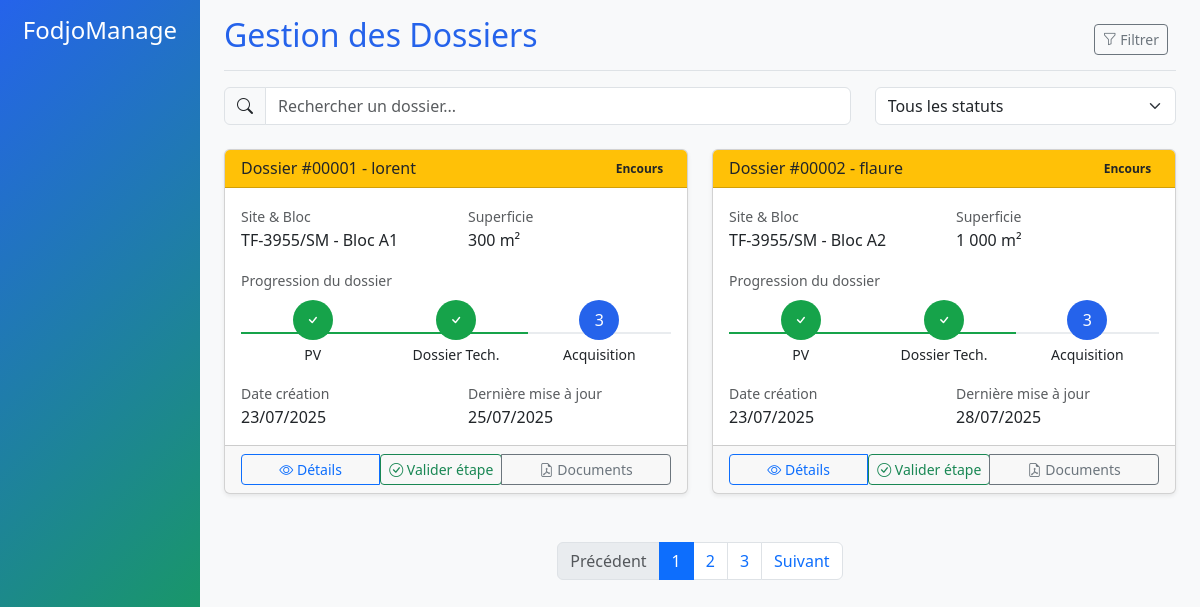
/controller/Y_dossierController.php, run on an earlier commit of the app's database.
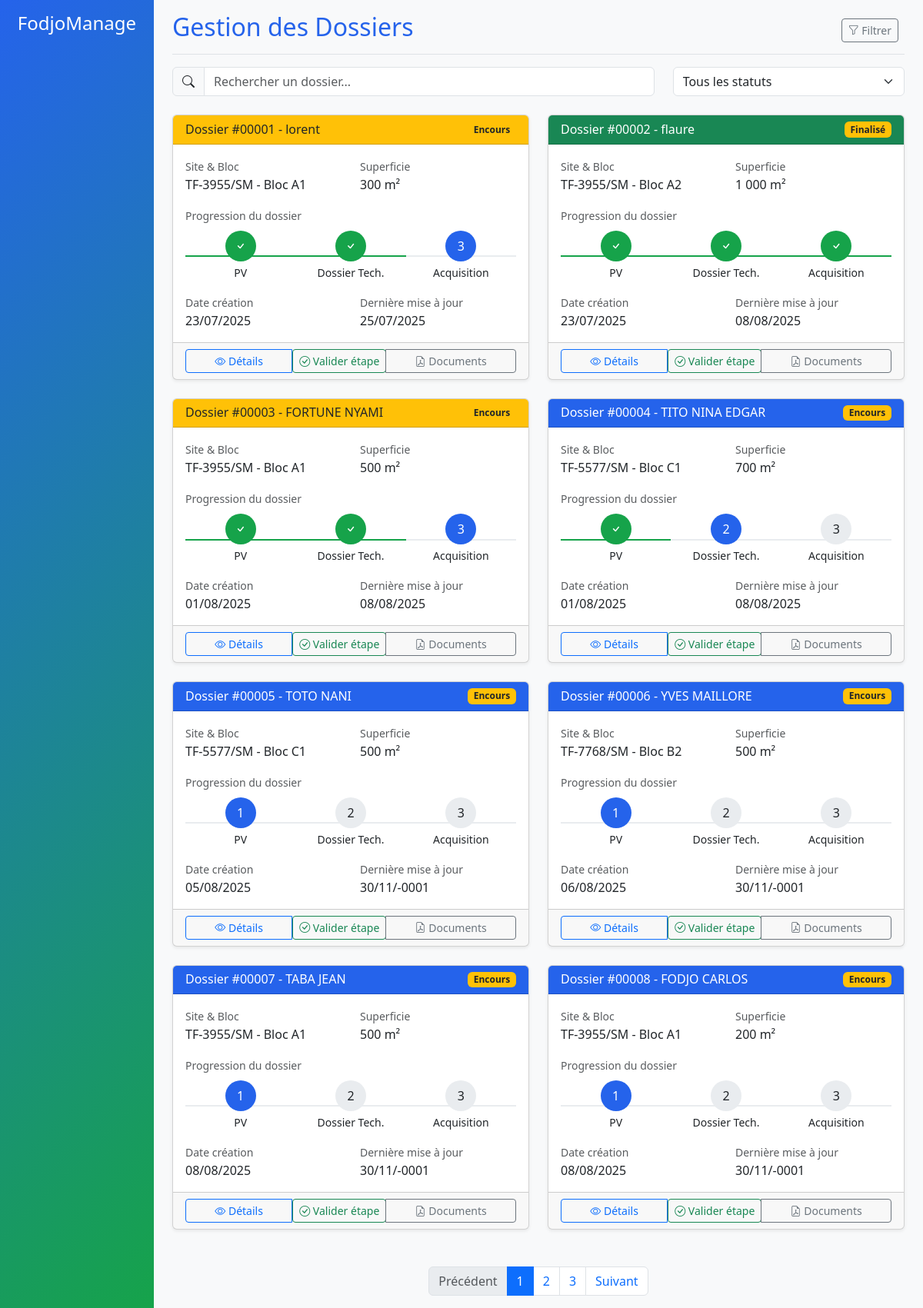
And on a later commit of the database.
### tables this page shows
CREATE TABLE `dossiers` (
  `idDossier` varchar(10) NOT NULL,
  `numeroProcesVerbal` varchar(100) NOT NULL,
  `numeroDossierTech` varchar(100) NOT NULL,
  `numeroDocAcquisition` varchar(100) NOT NULL,
  `dateProcesVerbal` date NOT NULL,
  `dateDossierTech` date NOT NULL,
  `dateDocAcquisition` date NOT NULL,
  `dateCreateDossier` date NOT NULL,
  `dateMiseAJour` date NOT NULL,
  `idEmploye` varchar(10) NOT NULL,
  `idAcheteur` varchar(10) NOT NULL
);

CREATE TABLE `acheteur` (
  `idAcheteur` varchar(10) NOT NULL,
  `idEmploye` varchar(10) NOT NULL,
  `nomAcheteur` varchar(50) NOT NULL,
  `adresseAcheteur` varchar(100) DEFAULT NULL,
  `telephoneAcheteur` varchar(10) NOT NULL,
  `numeroCNI` varchar(50) NOT NULL,
  `dateNaisAcheteur` date NOT NULL,
  `nomCommercial` varchar(50) NOT NULL,
  `notesAcheteur` text DEFAULT NULL,
  `dateCreateAcheteur` datetime NOT NULL
);

CREATE TABLE `sites` (
  `numeroTitreFoncier` varchar(100) NOT NULL,
  `localisationSite` varchar(100) NOT NULL,
  `superficieInitialeSite` int(100) NOT NULL,
  `superficieCourranteSite` int(100) NOT NULL,
  `prix_Vente` int(11) NOT NULL,
  `statut` tinyint(1) NOT NULL DEFAULT 0,
  `dateCreateSite` date NOT NULL
);

CREATE TABLE `blocs` (
  `idBloc` varchar(10) NOT NULL,
  `numeroTitreFoncier` varchar(100) NOT NULL,
  `nomBloc` varchar(50) NOT NULL,
  `superficieinitialBloc` int(100) NOT NULL,
  `superficieCourranteBloc` int(100) NOT NULL,
  `statutBloc` int(10) NOT NULL DEFAULT 0,
  `dateCreateBloc` datetime NOT NULL
);

CREATE TABLE `selection` (
  `idSelection` varchar(10) NOT NULL,
  `superficieSelection` double NOT NULL,
  `lot` varchar(50) NOT NULL,
  `montantParMetre` double NOT NULL,
  `montantTotalSelection` double NOT NULL,
  `idEmploye` varchar(10) NOT NULL,
  `idBloc` varchar(10) NOT NULL,
  `idAcheteur` varchar(10) NOT NULL,
  `dateCreateSelection` datetime NOT NULL
);

### controller/Y_dossierController.php (called while the page is built, shortened)
<?php
require_once __DIR__ . '/../models/H_functionsModels.php';
$Y_executeDossiers = F_executeRequeteSql("SELECT * FROM dossiers INNER JOIN acheteur ON dossiers.idAcheteur = acheteur.idAcheteur INNER JOIN selection ON acheteur.idAcheteur = selection.idAcheteur INNER JOIN blocs ON selection.idBloc = blocs.idBloc INNER JOIN sites ON blocs.numeroTitreFoncier = sites.numeroTitreFoncier");
    ?>
    <?php
require('views/dossier/dossierView.php');
?>

### models/H_functionsModels.php (called while the page is built, shortened)
<?php
        if(!function_exists('F_executeRequeteSql'))
        {
            function F_executeRequeteSql (string $H_requete, array $H_tableauParams=NULL)
            {
                global $H_dbConnect;
                    if ($H_tableauParams == NULL)
                    {
                        $H_requete=$H_dbConnect->query($H_requete);
                        $resultat=$H_requete->fetchall();
                    }
                    else
                    {
                        $H_requete=$H_dbConnect->prepare($H_requete);
                        $H_requete->execute($H_tableauParams);
                        $nbre=$H_requete->rowCount();
                        if ($nbre == 1)
                        {
                                $resultat=$H_requete->fetch();
                        }
                        else
                        {
                                $resultat=$H_requete->fetchall();
                        }
                    }
                return $resultat;
            }
        }
?>

### views/dossier/dossierView.php (the view, shortened to what the rows shown need)
<?php
require('views/template/header.php');
require('views/template/navbar.php');
?>
            <main class="col-md-9 ms-sm-auto col-lg-10 px-md-4">
                <div class="d-flex justify-content-between flex-wrap flex-md-nowrap align-items-center pt-3 pb-2 mb-3 border-bottom">
                    <h1 class="h2 text-primary-blue">Gestion des Dossiers</h1>
                </div>
                <div class="row">
                    <?php
                        foreach ($Y_executeDossiers as $dossier) {
                            $dateCreation = date('d/m/Y', strtotime($dossier->dateCreateDossier));
                            $dateMiseAJour = date('d/m/Y', strtotime($dossier->dateMiseAJour));
                            $idDossier = substr($dossier->idDossier, -5);
                    ?>
                    <div class="col-lg-6 mb-4">
                        <div class="card shadow-sm">
                            <?php
                                if(!empty($dossier->numeroDocAcquisition)) {
                                    $statusClass = 'bg-success text-white';
                                    $etat = 'Finalisé';
                                }elseif(!empty($dossier->numeroDossierTech)) {
                                    $statusClass = 'bg-warning text-dark';
                                    $etat = 'Encours';
                                } else {
                                    $statusClass = 'bg-primary-blue text-white';
                                    $etat = 'Encours';
                                }
                            ?>
                            <div class="card-header <?= $statusClass ?> d-flex justify-content-between align-items-center">
                                <h6 class="mb-0">Dossier #<?= $idDossier ?> - <?= $dossier->nomAcheteur ?></h6>
                                <span class="badge bg-warning text-dark"><?= $etat ?></span>
                            </div>
                            <div class="card-body">
                                <div class="row mb-3">
                                    <div class="col-6">
                                        <small class="text-muted">Site & Bloc</small>
                                        <div><?= $dossier->numeroTitreFoncier ?> - <?= $dossier->nomBloc ?> </div>
                                    </div>
                                    <div class="col-6">
                                        <small class="text-muted">Superficie</small>
                                        <div><?= number_format($dossier->superficieSelection, 0, '', ' ') ?> m²</div>
                                    </div>
                                </div>
                                <div class="mb-3">
                                    <?php
                                        if (empty($dossier->numeroProcesVerbal)) {
                                            $procesVerbale = "<div class='progress-step current'>
                                                                <div class='progress-step-circle'>1</div>
                                                                <small class='d-block text-center mt-1'>PV</small>
                                                            </div>";
                                            $dossierTechnique = "<div class='progress-step'>
                                                                    <div class='progress-step-circle'>2</div>
                                                                    <small class='d-block text-center mt-1'>Dossier Tech.</small>
                                                                </div>";
                                            $contrat = "<div class='progress-step'>
                                                            <div class='progress-step-circle'>3</div>
                                                            <small class='d-block text-center mt-1'>Acquisition</small>
                                                        </div>";
                                        } elseif (empty($dossier->numeroDossierTech)) {
                                            $procesVerbale = "<div class='progress-step completed'>
                                                                <div class='progress-step-circle completed'><i class='bi bi-check'></i></div>
                                                                <small class='d-block text-center mt-1'>PV</small>
                                                            </div>";
                                            $dossierTechnique = "<div class='progress-step current'>
                                                                    <div class='progress-step-circle'>2</div>
                                                                    <small class='d-block text-center mt-1'>Dossier Tech.</small>
                                                                </div>";
                                            $contrat = "<div class='progress-step'>
                                                            <div class='progress-step-circle'>3</div>
                                                            <small class='d-block text-center mt-1'>Acquisition</small>
                                                        </div>";
                                        } elseif (empty($dossier->numeroDocAcquisition)) {
                                            $procesVerbale = "<div class='progress-step completed'>
                                                                <div class='progress-step-circle completed'><i class='bi bi-check'></i></div>
                                                                <small class='d-block text-center mt-1'>PV</small>
                                                            </div>";
                                            $dossierTechnique = "<div class='progress-step completed'>
                                                                    <div class='progress-step-circle completed'><i class='bi bi-check'></i></div>
                                                                    <small class='d-block text-center mt-1'>Dossier Tech.</small>
                                                                </div>";
                                            $contrat = "<div class='progress-step current'>
                                                            <div class='progress-step-circle'>3</div>
                                                            <small class='d-block text-center mt-1'>Acquisition</small>
                                                        </div>";
                                        } else {
                                            $procesVerbale = "<div class='progress-step completed'>
                                                                <div class='progress-step-circle completed'><i class='bi bi-check'></i></div>
                                                                <small class='d-block text-center mt-1'>PV</small>
                                                            </div>";
                                            $dossierTechnique = "<div class='progress-step completed'>
                                                                    <div class='progress-step-circle completed'><i class='bi bi-check'></i></div>
                                                                    <small class='d-block text-center mt-1'>Dossier Tech.</small>
                                                                </div>";
                                            $contrat = "<div class='progress-step completed'>
                                                            <div class='progress-step-circle completed'><i class='bi bi-check'></i></div>
                                                            <small class='d-block text-center mt-1'>Acquisition</small>
                                                        </div>";
                                        }
                                    ?>
                                    <small class="text-muted">Progression du dossier</small>
                                    <div class="d-flex align-items-center mt-2">
                                            <?= $procesVerbale ?>
                                            <?= $dossierTechnique ?>
                                            <?= $contrat ?>
                                    </div>
                                </div>
                                <div class="row">
                                    <div class="col-6">
                                        <small class="text-muted">Date création</small>
                                        <div><?= $dateCreation ?></div>
                                    </div>
                                    <div class="col-6">
                                        <small class="text-muted">Dernière mise à jour</small>
                                        <div><?= $dateMiseAJour ?></div>
                                    </div>
                                </div>
                            </div>
                            <div class="card-footer">
                                <div class="btn-group w-100" role="group">
                                    <button type="button" class="btn btn-outline-primary btn-sm"
                                        data-id="<?= $dossier->idDossier ?>"
                                        onclick="chargerDetailsDossier(this)"
                                        data-bs-toggle="modal"
                                        data-bs-target="#dossierModal">
                                        <i class="bi bi-eye"></i> Détails
                                    </button>
                                    <form method="POST">
                                        <button type="submit" name="valider" value="<?= $dossier->idDossier ?>" class="btn btn-outline-success btn-sm">
                                            <i class="bi bi-check-circle"></i> Valider étape
                                        </button>
                                    </form>
                                    <button type="button" class="btn btn-outline-secondary btn-sm">
                                        <i class="bi bi-file-earmark-pdf"></i> Documents
                                    </button>
                                </div>
                            </div>
                        </div>
                    </div>
                    <?php } ?>
            </main>
        </div>
    </div>
</body>
</html>

What changed in the data, as far as the page shows it:
changed dossiers "flaure": etat "Encours" → "Finalisé"; dateMiseAJour "28/07/2025" → "08/08/2025"; no longer shows "3"
added dossiers: idDossier "00003", idAcheteur.nomAcheteur "FORTUNE NYAMI", etat "Encours", sites.numeroTitreFoncier "TF-3955/SM", blocs.nomBloc "Bloc A1", selection.superficieSelection "500", shows "PV", dateCreateDossier "01/08/2025", dateMiseAJour "08/08/2025"
added dossiers: idDossier "00004", idAcheteur.nomAcheteur "TITO NINA EDGAR", etat "Encours", sites.numeroTitreFoncier "TF-5577/SM", blocs.nomBloc "Bloc C1", selection.superficieSelection "700", shows "PV", dateCreateDossier "01/08/2025", dateMiseAJour "08/08/2025"
added dossiers: idDossier "00005", idAcheteur.nomAcheteur "TOTO NANI", etat "Encours", sites.numeroTitreFoncier "TF-5577/SM", blocs.nomBloc "Bloc C1", selection.superficieSelection "500", shows "PV", dateCreateDossier "05/08/2025", dateMiseAJour "30/11/-0001"
added dossiers: idDossier "00006", idAcheteur.nomAcheteur "YVES MAILLORE", etat "Encours", sites.numeroTitreFoncier "TF-7768/SM", blocs.nomBloc "Bloc B2", selection.superficieSelection "500", shows "1", dateCreateDossier "06/08/2025", dateMiseAJour "30/11/-0001"
added dossiers: idDossier "00007", idAcheteur.nomAcheteur "TABA JEAN", etat "Encours", sites.numeroTitreFoncier "TF-3955/SM", blocs.nomBloc "Bloc A1", selection.superficieSelection "500", shows "PV", dateCreateDossier "08/08/2025", dateMiseAJour "30/11/-0001"
added dossiers: idDossier "00008", idAcheteur.nomAcheteur "FODJO CARLOS", etat "Encours", sites.numeroTitreFoncier "TF-3955/SM", blocs.nomBloc "Bloc A1", selection.superficieSelection "200", shows "PV", dateCreateDossier "08/08/2025", dateMiseAJour "30/11/-0001"
